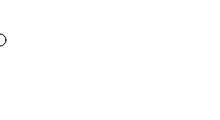
Frame 1 (no input)
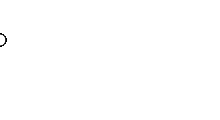
Frame 60 (no input)
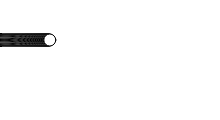
Frame 120 (the mouse pressed at the canvas centre since frame 60)

The p5.js sketch that drew these frames (run headless with seeded random() and noise() and a simulated clock; from frame 60 on, the mouse is pressed at the canvas centre):

// p5.js sketch
// ── sketch.js
var x = 0;
var easing = 0.01;

function setup() {
  createCanvas(220, 120);
}

function draw() {
  var targetX = mouseX;
  x += (targetX - x) * easing;
  ellipse(x, 40, 12, 12);
  print(targetX + " : " + x);
}

// https://github.com/lmccart/gswp5.js-code/blob/master/05_Response/Ex_05_08.js
